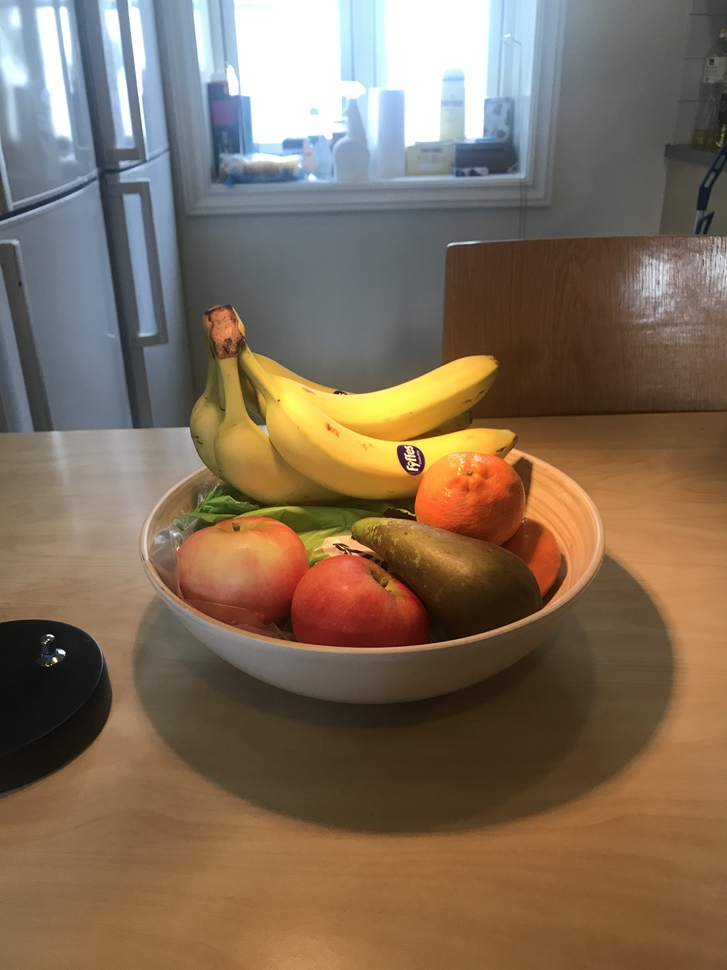
#> input picture camera_calibration/images/IMG_1144.JPG, 727 x 970 px, shrunk from 3024 x 4032 before the run, found by its file name
$ python undistort.py
#> lines starting #> are read from the running program, lines starting #| are printed output that depends on the picture
import cv2 as cv
import numpy as np
from os.path import join

image_path = 'images\IMG_1144.JPG'

I = cv.imread(image_path)
#> I is the input picture: shape (970, 727, 3); mean B, G, R 89.3, 109, 127.8

folder = 'calibration'
K  = np.loadtxt(join(folder, 'K.txt'))

dist_coef = np.loadtxt(join(folder, 'dc.txt'))
dist_coef = np.array([0.045006079686543715, -0.089493984644650706, 0, 0, 0.076111912080737074])

out = cv.undistort(I, K, dist_coef)
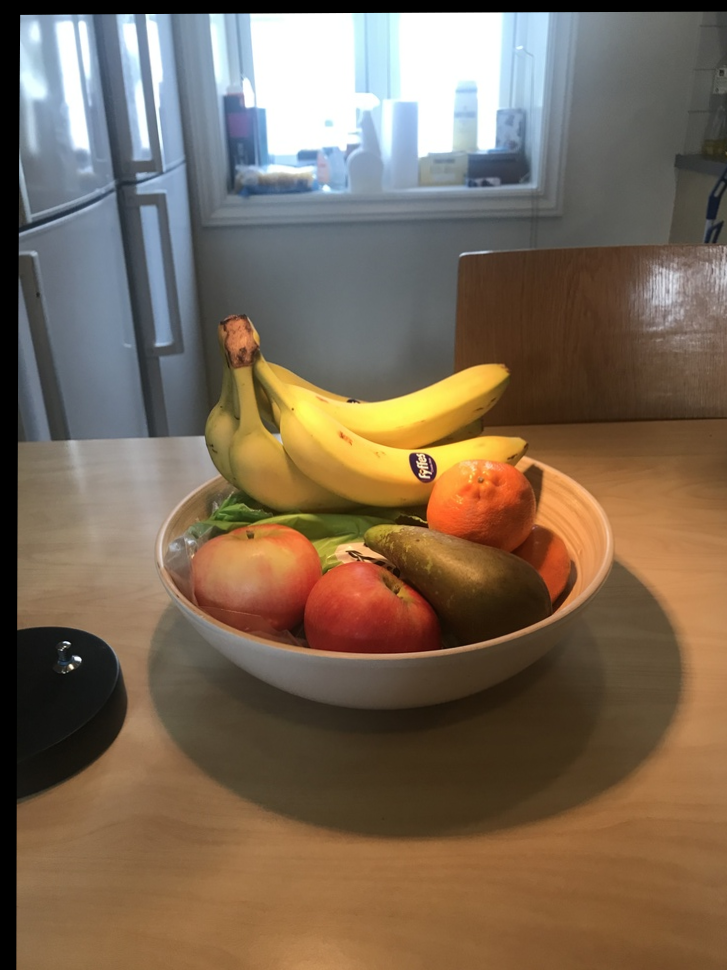
#> out: shape (970, 727, 3); mean B, G, R 86.2, 105, 123
cv.imwrite("output/out_apple.jpg", out)

$ run again, with camera_calibration/images/IMG_1197.jpg copied over camera_calibration/images/IMG_1144.JPG
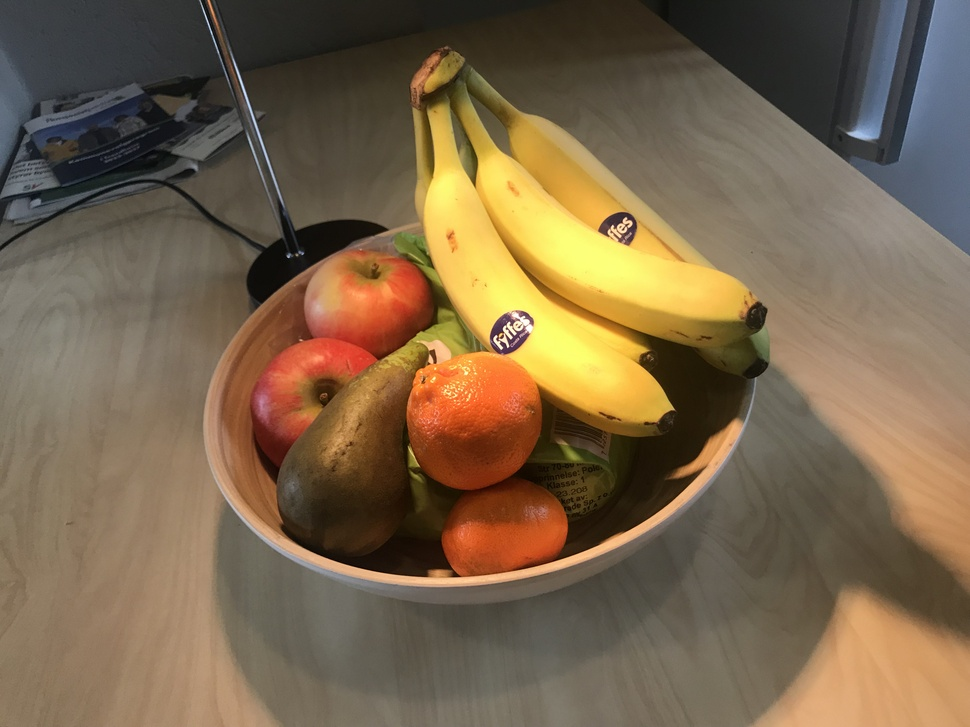
#> input picture camera_calibration/images/IMG_1197.jpg, 970 x 727 px, shrunk from 4032 x 3024 before the run, found by its file name
#> I is the input picture: shape (727, 970, 3); mean B, G, R 75.4, 101.4, 121.6
#> `out = cv.undistort(I, K, dist_coef)`:
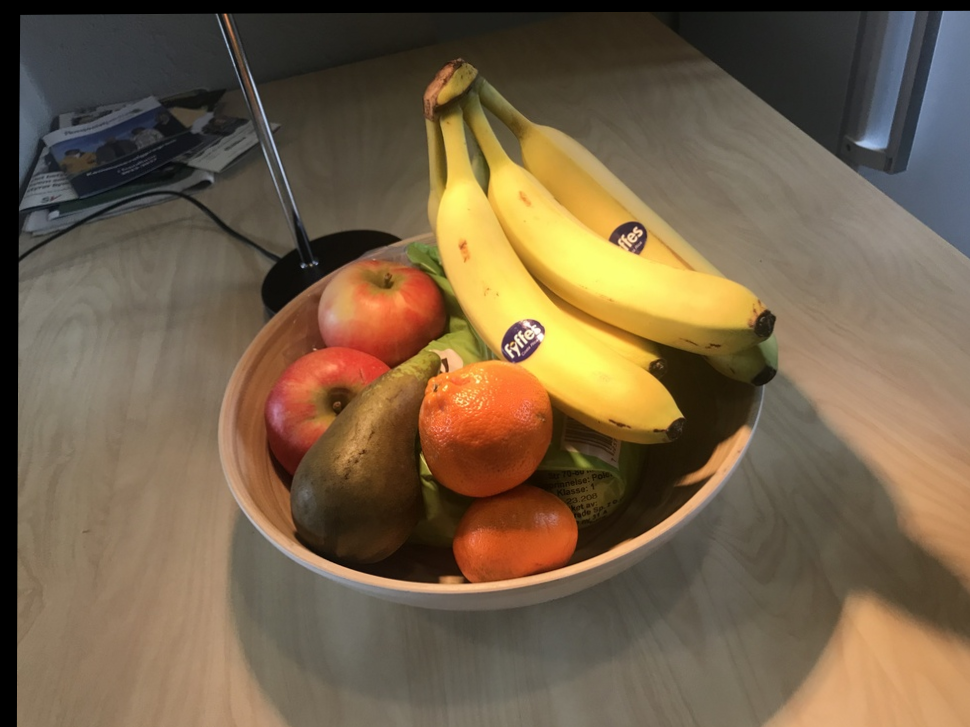
#> out: shape (727, 970, 3); mean B, G, R 72.3, 97.5, 117
